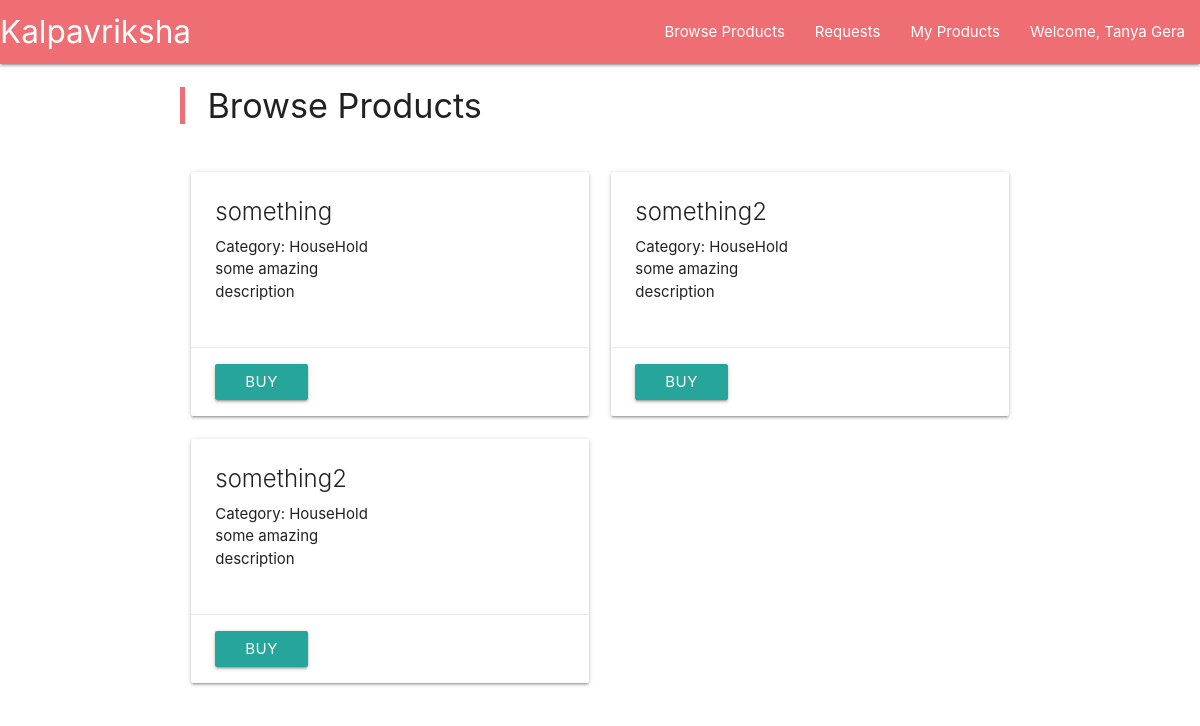
/browseProducts (signed in), run on the app's committed database.
### main/models.py (models this page shows)
class Product(models.Model):
	title = models.CharField(max_length=200)
	description = models.TextField()
	image = models.ImageField(upload_to = 'pic_folder/', blank = False, null = True)
	category = models.IntegerField(choices = tuple([ x for x in enumerate(category_choice)]))
	date = models.DateField(default = timezone.now())
	owner = models.ForeignKey(User, on_delete = models.CASCADE)

### main/views.py (the view)
def browseProducts(request):
	products = Product.objects.filter(~Q(owner = request.user) & Q(trade_request_product = None) & Q(trade_product = None))[:10]
	context = {
		'products' : products
	}
	return render(request, 'browseProduct.html', context)

### main/template/browseProduct.html (shortened to what this page needs)
{% extends 'base.html' %}
{% load static %}
{% block content %}
	{% include 'navbar.html' %}
	<div class="container">
		<div class="row">
			<blockquote> <h4> Browse Products </h4> </blockquote>
		</div>
		<div class="row">
			{% for product in products %}
				<div class="col s12 l6">
					<div class="card">
						<div class="card-content">
							<span class="card-title"> {{ product.title }} </span>
							<div class="row">
								<div class="col s12 m6">
									Category: {{ product.get_category_display }} <br>
									{{ product.description }}
								</div>
							</div>
						</div>
						<div class="card-action">
							<a href="{% url 'buy' id=product.id %}" class="btn waves-effect waves-light"> Buy </a>
						</div>
					</div>
				</div>
			{% endfor %}
		</div>
	</div>
{% endblock %}

### main/template/navbar.html (shortened to what this page needs)
<nav>
	<div class="nav-wrapper">
		<a href="{% url 'index' %}" class="brand-logo left" style="margin-right:20px">Kalpavriksha</a>
		<ul id="nav-mobile" class="right">
			<li> <a href="{% url 'browse_products' %}"> Browse Products </a> </li>
			{% if user.is_authenticated %}
				<li> <a href="{% url 'requests' %}"> Requests </a> </li>
				<li> <a href="{% url 'my_products' %}"> My Products </a> </li>
				<li>
					<a class="dropdown-trigger" href="#!" data-target="user-content">Welcome, {{ user.first_name }} {{ user.last_name }}</a>
				</li>
			{% else %}
			<li>
				<a class="modal-trigger" href="#login-modal">Login</a>
			</li>
			{% endif %}
		</ul>
	</div>
</nav>

### data on the page
Product: title "something", category "HouseHold", description "some amazing description"
Product: title "something2", category "HouseHold", description "some amazing description"
Product: title "something2", category "HouseHold", description "some amazing description"

### other printed values
{{ user.first_name }} "Tanya"
{{ user.last_name }} "Gera"
